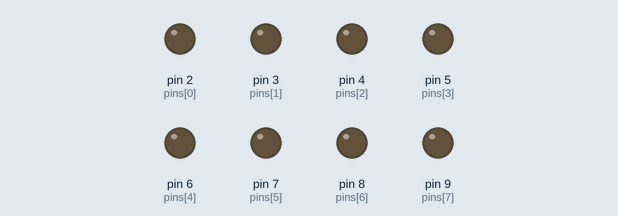
The sketch below on a simulated Arduino Uno, built with avr-gcc and run on an emulated ATmega328P. Shown: output pins drawn as LEDs (lit = HIGH).

Above: at 0.1 s.
At 1.1 s:
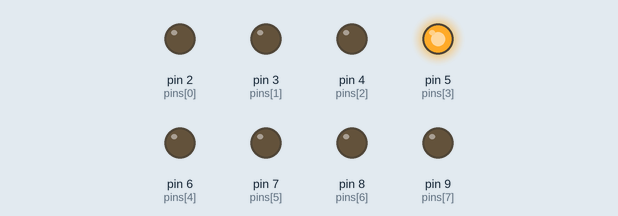
At 2.1 s:
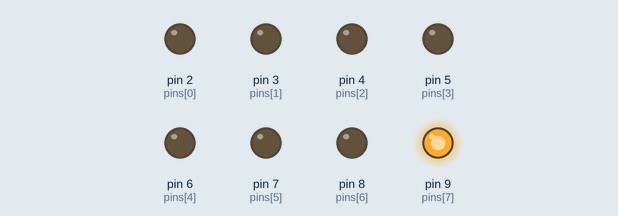
At 4.1 s:
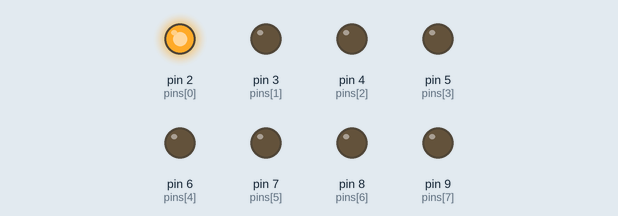
At 5.8 s:
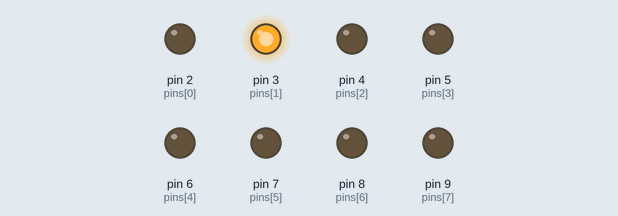
At 10.3 s:
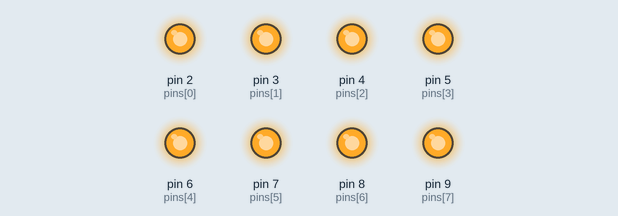
Timing chart, 0 to 19.8 s (numbered marks = the images above):
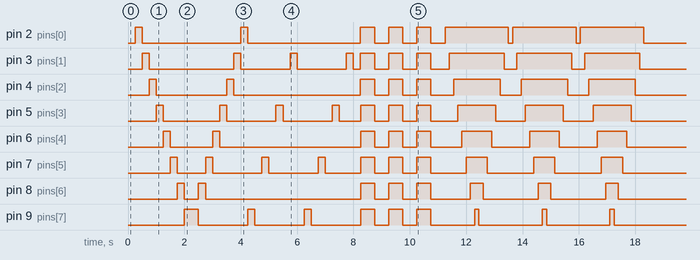

The sketch:

Lab_02.ino
```cpp
//Marco Palmisano
//Lab 02
//Mr. Michaud
//Objects in Program
// All work here is honestly obtained and is my own.
//-------------------------------------------------
int pins [] = {2, 3, 4, 5, 6, 7, 8, 9};
//-------------------------------------------------
// Count up and apply voltage to a singular light all the way to 8, then count back down.
void patternled() {
  for (int f = -1; f < 8; f++) {
    digitalWrite(pins[f], HIGH);
   delay(250);
    digitalWrite(pins[f], LOW);
  }

  for (int h = 7; h > -1; h--) {
    digitalWrite(pins[h], HIGH);
    delay(250);
    digitalWrite(pins[h], LOW);
  }
}
//-------------------------------------------------
// Skips lights by two, similar to (patternled).
void guessthepattern() {
  for (int q = 7; q > -1; q-=2) {
    digitalWrite(pins[q], HIGH);
   delay(250);
    digitalWrite(pins[q], LOW);
    delay(250);
  }

  for (int s = 7; s > -1; s-=2) {
    digitalWrite(pins[s], HIGH);
    delay(250);
    digitalWrite(pins[s], LOW);
    delay(250);
  }
}
//-------------------------------------------------
// All 8 lights are given voltage, but actually only 1 at a time, its so fast it appears to be going on at 1.
void lightinstant() {
  for (int t = 0; t < 8; t++) {
    digitalWrite(pins[t], HIGH);
  }
    delay(500);

   for (int t = 0; t < 8; t++) {
    digitalWrite(pins[t], LOW);
   }
    delay(500);

  for (int t = 0; t < 8; t++) {
    digitalWrite(pins[t], HIGH);
  }
    delay(500);

   for (int t = 0; t < 8; t++) {
    digitalWrite(pins[t], LOW);
   }

    delay(500);
  for (int t = 0; t < 8; t++) {
    digitalWrite(pins[t], HIGH);
  }
    delay(500);

   for (int t = 0; t < 8; t++) {
    digitalWrite(pins[t], LOW);
   }
    delay(500);

}
//-------------------------------------------
// Similar to that on a musical electronic, the lughts all light up  one by one, then light down one by one.
void lightupdown() {
  for (int j = 0; j < 8; j++) {
    digitalWrite(pins[j], HIGH);
    delay(150);
  }
 for (int z = 7; z > -1; z--) {
  digitalWrite(pins[z], LOW);
 delay(150);
 }
 for (int j = 0; j < 8; j++) {
    digitalWrite(pins[j], HIGH);
    delay(150);
  }
 for (int z = 7; z > -1; z--) {
  digitalWrite(pins[z], LOW);
 delay(150);
 }
 for (int j = 0; j < 8; j++) {
    digitalWrite(pins[j], HIGH);
    delay(150);
  }
 for (int z = 7; z > -1; z--) {
  digitalWrite(pins[z], LOW);
 delay(150);
 }
}

// digitalwrite(pins[i], HIGH);

// Set up program
void setup() {
  pinMode(2, OUTPUT);
  pinMode(3, OUTPUT);
  pinMode(4, OUTPUT);
  pinMode(5, OUTPUT);
  pinMode(6, OUTPUT);
  pinMode(7, OUTPUT);
  pinMode(8, OUTPUT);
  pinMode(9, OUTPUT);

  patternled();
  guessthepattern();
  lightinstant();
  lightupdown();
}


// Loop for program
void loop() {
  //patternled();
  //guessthepattern();
  //lightinstant();


}
```
